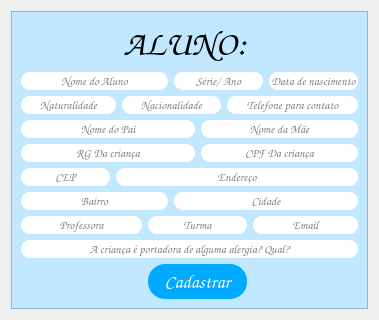
                <widget class="QWidget" name="tab_aluno">
                 <attribute name="title">
                  <string>Cadastrar Aluno(a)</string>
                 </attribute>
                 <layout class="QVBoxLayout" name="verticalLayout_6">
                  <item>
                   <widget class="QFrame" name="frame_4">
                    <property name="styleSheet">
                     <string notr="true">background-color: rgb(194, 232, 255);</string>
                    </property>
                    <property name="frameShape">
                     <enum>QFrame::StyledPanel</enum>
                    </property>
                    <property name="frameShadow">
                     <enum>QFrame::Raised</enum>
                    </property>
                    <layout class="QGridLayout" name="gridLayout">
                     <item row="0" column="2" colspan="5">
                      <widget class="QLabel" name="label_6">
                       <property name="font">
                        <font>
                         <family>Comic Sans MS</family>
                         <pointsize>20</pointsize>
                        </font>
                       </property>
                       <property name="styleSheet">
                        <string notr="true">color: rgb(0, 0, 0);</string>
                       </property>
                       <property name="text">
                        <string>&lt;html&gt;&lt;head/&gt;&lt;body&gt;&lt;p align=&quot;center&quot;&gt;&lt;span style=&quot; font-size:26pt;&quot;&gt;ALUNO:&lt;/span&gt;&lt;/p&gt;&lt;/body&gt;&lt;/html&gt;</string>
                       </property>
                       <property name="alignment">
                        <set>Qt::AlignCenter</set>
                       </property>
                      </widget>
                     </item>
                     <item row="1" column="0" colspan="4">
                      <widget class="QLineEdit" name="txt_nome">
                       <property name="font">
                        <font>
                         <family>Comic Sans MS</family>
                        </font>
                       </property>
                       <property name="styleSheet">
                        <string notr="true">background-color: rgb(255, 255, 255);
border-radius:9px</string>
                       </property>
                       <property name="alignment">
                        <set>Qt::AlignCenter</set>
                       </property>
                       <property name="placeholderText">
                        <string>Nome do Aluno</string>
                       </property>
                      </widget>
                     </item>
                     <item row="1" column="4" colspan="4">
                      <widget class="QLineEdit" name="txt_serie">
                       <property name="font">
                        <font>
                         <family>Comic Sans MS</family>
                        </font>
                       </property>
                       <property name="styleSheet">
                        <string notr="true">background-color: rgb(255, 255, 255);
border-radius:9px</string>
                       </property>
                       <property name="alignment">
                        <set>Qt::AlignCenter</set>
                       </property>
                       <property name="placeholderText">
                        <string>Série/ Ano</string>
                       </property>
                      </widget>
                     </item>
                     <item row="1" column="8">
                      <widget class="QLineEdit" name="txt_nascimento">
                       <property name="font">
                        <font>
                         <family>Comic Sans MS</family>
                        </font>
                       </property>
                       <property name="styleSheet">
                        <string notr="true">background-color: rgb(255, 255, 255);
border-radius:9px</string>
                       </property>
                       <property name="alignment">
                        <set>Qt::AlignCenter</set>
                       </property>
                       <property name="placeholderText">
                        <string>Data de nascimento</string>
                       </property>
                      </widget>
                     </item>
                     <item row="2" column="0" colspan="2">
                      <widget class="QLineEdit" name="txt_naturalidade">
                       <property name="font">
                        <font>
                         <family>Comic Sans MS</family>
                        </font>
                       </property>
                       <property name="styleSheet">
                        <string notr="true">background-color: rgb(255, 255, 255);
border-radius:9px</string>
                       </property>
                       <property name="alignment">
                        <set>Qt::AlignCenter</set>
                       </property>
                       <property name="placeholderText">
                        <string>Naturalidade</string>
                       </property>
                      </widget>
                     </item>
                     <item row="2" column="2" colspan="4">
                      <widget class="QLineEdit" name="txt_nacionalidade">
                       <property name="font">
                        <font>
                         <family>Comic Sans MS</family>
                        </font>
                       </property>
                       <property name="styleSheet">
                        <string notr="true">background-color: rgb(255, 255, 255);
border-radius:9px</string>
                       </property>
                       <property name="alignment">
                        <set>Qt::AlignCenter</set>
                       </property>
                       <property name="placeholderText">
                        <string>Nacionalidade</string>
                       </property>
                      </widget>
                     </item>
                     <item row="2" column="6" colspan="3">
                      <widget class="QLineEdit" name="txt_telefone_aluno">
                       <property name="font">
                        <font>
                         <family>Comic Sans MS</family>
                        </font>
                       </property>
                       <property name="styleSheet">
                        <string notr="true">background-color: rgb(255, 255, 255);
border-radius:9px</string>
                       </property>
                       <property name="alignment">
                        <set>Qt::AlignCenter</set>
                       </property>
                       <property name="placeholderText">
                        <string>Telefone para contato</string>
                       </property>
                      </widget>
                     </item>
                     <item row="3" column="0" colspan="5">
                      <widget class="QLineEdit" name="txt_pai">
                       <property name="font">
                        <font>
                         <family>Comic Sans MS</family>
                        </font>
                       </property>
                       <property name="styleSheet">
                        <string notr="true">background-color: rgb(255, 255, 255);
border-radius:9px</string>
                       </property>
                       <property name="alignment">
                        <set>Qt::AlignCenter</set>
                       </property>
                       <property name="placeholderText">
                        <string>Nome do Pai</string>
                       </property>
                      </widget>
                     </item>
                     <item row="3" column="5" colspan="4">
                      <widget class="QLineEdit" name="txt_mae">
                       <property name="font">
                        <font>
                         <family>Comic Sans MS</family>
                        </font>
                       </property>
                       <property name="styleSheet">
                        <string notr="true">background-color: rgb(255, 255, 255);
border-radius:9px</string>
                       </property>
                       <property name="alignment">
                        <set>Qt::AlignCenter</set>
                       </property>
                       <property name="placeholderText">
                        <string>Nome da Mãe</string>
                       </property>
                      </widget>
                     </item>
                     <item row="4" column="0" colspan="5">
                      <widget class="QLineEdit" name="txt_rg_aluno">
                       <property name="font">
                        <font>
                         <family>Comic Sans MS</family>
                        </font>
                       </property>
                       <property name="styleSheet">
                        <string notr="true">background-color: rgb(255, 255, 255);
border-radius:9px</string>
                       </property>
                       <property name="echoMode">
                        <enum>QLineEdit::Normal</enum>
                       </property>
                       <property name="cursorPosition">
                        <number>0</number>
                       </property>
                       <property name="alignment">
                        <set>Qt::AlignCenter</set>
                       </property>
                       <property name="placeholderText">
                        <string>RG Da criança</string>
                       </property>
                      </widget>
                     </item>
                     <item row="4" column="5" colspan="4">
                      <widget class="QLineEdit" name="txt_cpf_aluno">
                       <property name="font">
                        <font>
                         <family>Comic Sans MS</family>
                        </font>
                       </property>
                       <property name="styleSheet">
                        <string notr="true">background-color: rgb(255, 255, 255);
border-radius:9px</string>
                       </property>
                       <property name="alignment">
                        <set>Qt::AlignCenter</set>
                       </property>
                       <property name="placeholderText">
                        <string>CPF Da criança</string>
                       </property>
                      </widget>
                     </item>
                     <item row="5" column="0">
                      <widget class="QLineEdit" name="txt_cep">
                       <property name="font">
                        <font>
                         <family>Comic Sans MS</family>
                        </font>
                       </property>
                       <property name="styleSheet">
                        <string notr="true">background-color: rgb(255, 255, 255);
border-radius:9px</string>
                       </property>
                       <property name="alignment">
                        <set>Qt::AlignCenter</set>
                       </property>
                       <property name="placeholderText">
                        <string>CEP</string>
                       </property>
                      </widget>
                     </item>
                     <item row="5" column="1" colspan="8">
                      <widget class="QLineEdit" name="txt_endereco">
                       <property name="font">
                        <font>
                         <family>Comic Sans MS</family>
                        </font>
                       </property>
                       <property name="styleSheet">
                        <string notr="true">background-color: rgb(255, 255, 255);
border-radius:9px</string>
                       </property>
                       <property name="alignment">
                        <set>Qt::AlignCenter</set>
                       </property>
                       <property name="placeholderText">
                        <string>Endereço</string>
                       </property>
                      </widget>
                     </item>
                     <item row="6" column="0" colspan="4">
                      <widget class="QLineEdit" name="txt_bairro_aluno">
                       <property name="font">
                        <font>
                         <family>Comic Sans MS</family>
                        </font>
                       </property>
                       <property name="styleSheet">
                        <string notr="true">background-color: rgb(255, 255, 255);
border-radius:9px</string>
                       </property>
                       <property name="alignment">
                        <set>Qt::AlignCenter</set>
                       </property>
                       <property name="placeholderText">
                        <string>Bairro</string>
                       </property>
                      </widget>
                     </item>
                     <item row="6" column="4" colspan="5">
                      <widget class="QLineEdit" name="txt_cidade_aluno">
                       <property name="font">
                        <font>
                         <family>Comic Sans MS</family>
                        </font>
                       </property>
                       <property name="styleSheet">
                        <string notr="true">background-color: rgb(255, 255, 255);
border-radius:9px</string>
                       </property>
                       <property name="alignment">
                        <set>Qt::AlignCenter</set>
                       </property>
                       <property name="placeholderText">
                        <string>Cidade</string>
                       </property>
                      </widget>
                     </item>
                     <item row="7" column="0" colspan="3">
                      <widget class="QLineEdit" name="txt_professora">
                       <property name="font">
                        <font>
                         <family>Comic Sans MS</family>
                        </font>
                       </property>
                       <property name="styleSheet">
                        <string notr="true">background-color: rgb(255, 255, 255);
border-radius:9px</string>
                       </property>
                       <property name="alignment">
                        <set>Qt::AlignCenter</set>
                       </property>
                       <property name="placeholderText">
                        <string>Professora</string>
                       </property>
                      </widget>
                     </item>
                     <item row="7" column="3" colspan="4">
                      <widget class="QLineEdit" name="txt_turma">
                       <property name="font">
                        <font>
                         <family>Comic Sans MS</family>
                        </font>
                       </property>
                       <property name="styleSheet">
                        <string notr="true">background-color: rgb(255, 255, 255);
border-radius:9px</string>
                       </property>
                       <property name="alignment">
                        <set>Qt::AlignCenter</set>
                       </property>
                       <property name="placeholderText">
                        <string>Turma</string>
                       </property>
                      </widget>
                     </item>
                     <item row="7" column="7" colspan="2">
                      <widget class="QLineEdit" name="txt_email_aluno">
                       <property name="font">
                        <font>
                         <family>Comic Sans MS</family>
                        </font>
                       </property>
                       <property name="styleSheet">
                        <string notr="true">background-color: rgb(255, 255, 255);
border-radius:9px</string>
                       </property>
                       <property name="alignment">
                        <set>Qt::AlignCenter</set>
                       </property>
                       <property name="placeholderText">
                        <string>Email</string>
                       </property>
                      </widget>
                     </item>
                     <item row="8" column="0" colspan="9">
                      <widget class="QLineEdit" name="txt_alergia">
                       <property name="font">
                        <font>
                         <family>Comic Sans MS</family>
                        </font>
                       </property>
                       <property name="styleSheet">
                        <string notr="true">background-color: rgb(255, 255, 255);
border-radius:9px</string>
                       </property>
                       <property name="alignment">
                        <set>Qt::AlignCenter</set>
                       </property>
                       <property name="placeholderText">
                        <string>A criança é portadora de alguma alergia? Qual?</string>
                       </property>
                      </widget>
                     </item>
                     <item row="9" column="3" colspan="4">
                      <widget class="QPushButton" name="btn_cadastrar_aluno_2">
                       <property name="minimumSize">
                        <size>
                         <width>0</width>
                         <height>35</height>
                        </size>
                       </property>
                       <property name="font">
                        <font>
                         <family>Comic Sans MS</family>
                         <pointsize>14</pointsize>
                        </font>
                       </property>
                       <property name="styleSheet">
                        <string notr="true">QPushButton {
    color: rgb(255, 255, 255);
	background-color: rgb(0, 170, 255);
    border-radius:17px
}

QPushButton:hover{
    color: rgb(255,255,255);
	background-color: rgb(0, 0, 255);
    border-radius:17px
}</string>
                       </property>
                       <property name="text">
                        <string>Cadastrar</string>
                       </property>
                      </widget>
                     </item>
                    </layout>
                   </widget>
                  </item>
                 </layout>
                </widget>
